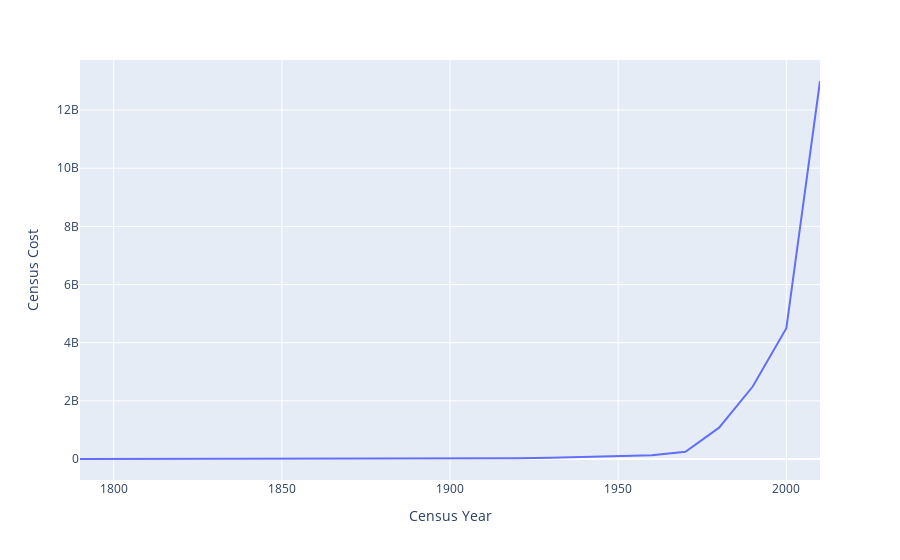

Write notebook code for a chart like this one.
### Markdown cell above
### Use Plotly to plot the average cost per person over time.

### Code cell
fig = px.line(census_cost, x="Census Year", y="Census Cost")
fig.show()

### Figure 1 — Plotly figure (JSON) as saved in the notebook; plotly's stock layout.template omitted (floating-point values rounded to 4 significant figures)
{"data": [{"hovertemplate": "Census Year=%{x}<br>Census Cost=%{y}<extra></extra>", "legendgroup": "", "line": {"color": "#636efa", "dash": "solid"}, "marker": {"symbol": "circle"}, "mode": "lines", "name": "", "orientation": "v", "showlegend": false, "type": "scatter", "x": [1790, 1800, 1810, 1820, 1830, 1840, 1850, 1860, 1870, 1880, 1890, 1900, 1910, 1920, 1930, 1940, 1950, 1960, 1970, 1980, 1990, 2000, 2010], "xaxis": "x", "y": [44377, 66109, 178445, 208526, 378545, 833371, 1423351, 1969377, 3421198, 5790678, 11547127, 11854000, 15968000, 25117000, 40156000, 67527000, 91462000, 127934000, 247653000, 1078488000, 2492830000, 4500000000, 13000000000], "yaxis": "y"}], "layout": {"legend": {"tracegroupgap": 0}, "margin": {"t": 60}, "xaxis": {"anchor": "y", "domain": [0, 1], "title": {"text": "Census Year"}}, "yaxis": {"anchor": "x", "domain": [0, 1], "title": {"text": "Census Cost"}}}}
